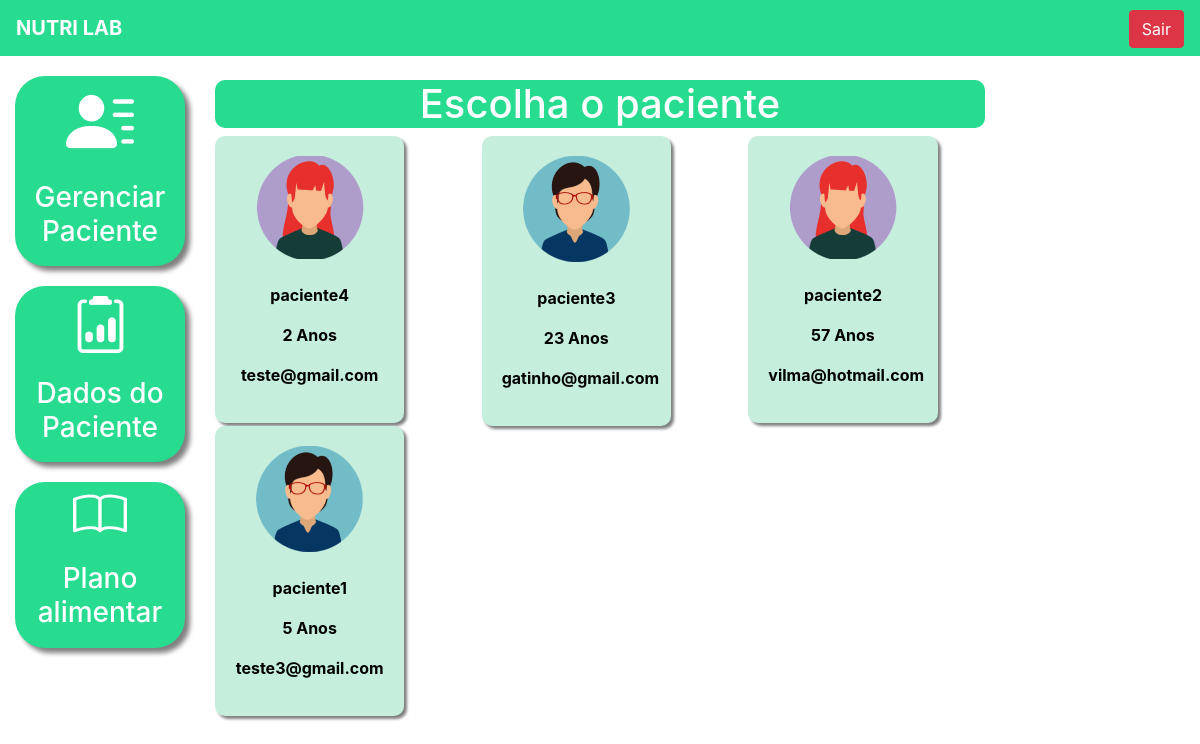
The app's page /patient_data/ (signed in), older data.
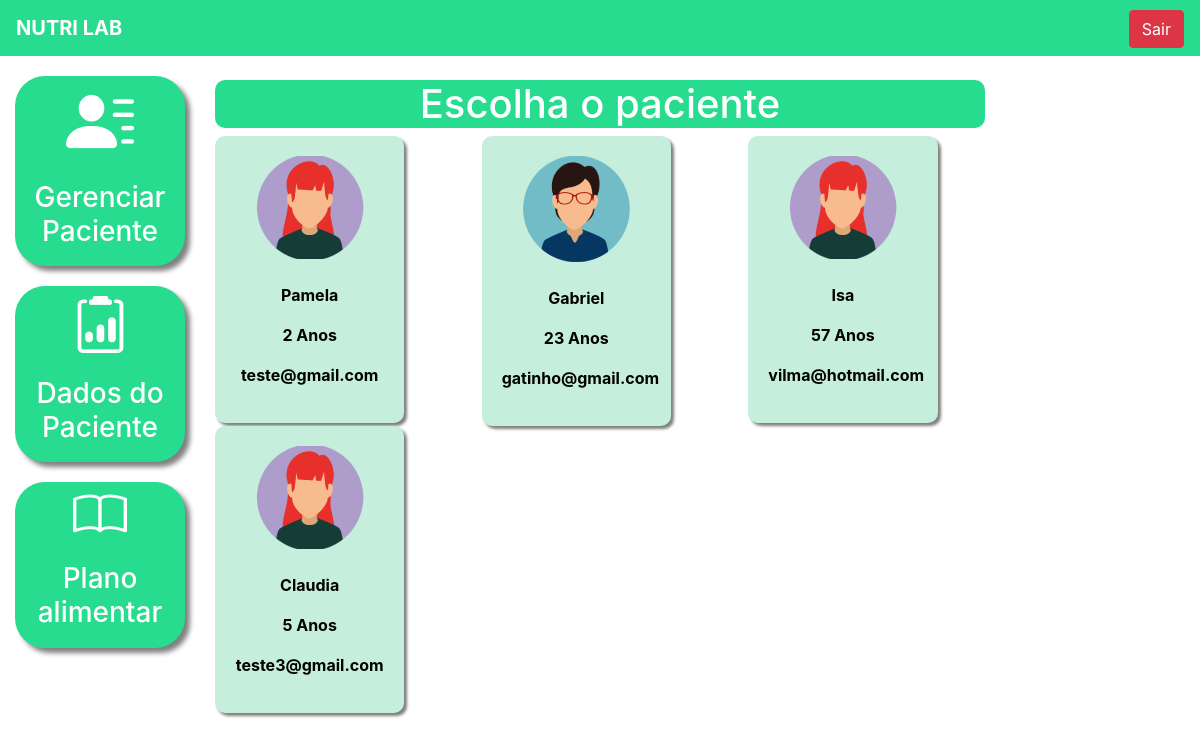
The same page, newer data.
### main/models.py (models this page shows, shortened)
class Pacientes(models.Model):
    choices_sexo = (('F', 'Feminino'),
                    ('M', 'Maculino'))
    nome = models.CharField(max_length=50)
    sexo = models.CharField(max_length=1, choices=choices_sexo)
    idade = models.IntegerField()
    email = models.EmailField()
    telefone = models.CharField(max_length=19)
    nutri = models.ForeignKey(User, on_delete=models.CASCADE)

### main/views.py (the view)
# urls.py: path('patient_data/', views.patient_data_list, name="patient_data_list"),
@login_required(login_url='/auth/login/')
def patient_data_list(request):
    if request.method == "GET":
        pacientes = Pacientes.objects.filter(nutri=request.user)
        return render(request, 'patient_data_list.html', {'pacientes': pacientes})

### main/templates/patient_data_list.html (shortened to what this page needs)
{% extends 'base_main.html' %}
{% load static %}
{% block 'main' %}
    <br>
		<h1 class="titulo">Escolha o paciente</h1>
    <div  class="row">
        {% for paciente in pacientes%}
            <div class="col-md-4">
                <a href="{% url 'patient_data' paciente.id %}" class="link-hover">
                    <div class="card-paciente">
                        <div class="foto-perfil">
                            {% if paciente.sexo == "M"%}
                                <img src="{% static 'main/img/perfil2.png' %}">
                            {% else %}
                                <img src="{% static 'main/img/perfil1.png' %}">
                            {% endif %}
                        </div>
                        <br>
                        <p class="dados">{{paciente.nome}}</p>
                        <p class="dados">{{paciente.idade}} Anos</p>
                        <p class="dados">{{paciente.email}}</p>
                    </div>
                </a>
            </div>
        {% endfor %}
    </div>
{% endblock%}

Row changes from the older to the newer data that the page shows:
changed Pacientes "teste@gmail.com": nome "paciente4" → "Pamela"
changed Pacientes "gatinho@gmail.com": nome "paciente3" → "Gabriel"
changed Pacientes "vilma@hotmail.com": nome "paciente2" → "Isa"
changed Pacientes "teste3@gmail.com": sexo: picture added; nome "paciente1" → "Claudia"; sexo: picture removed
